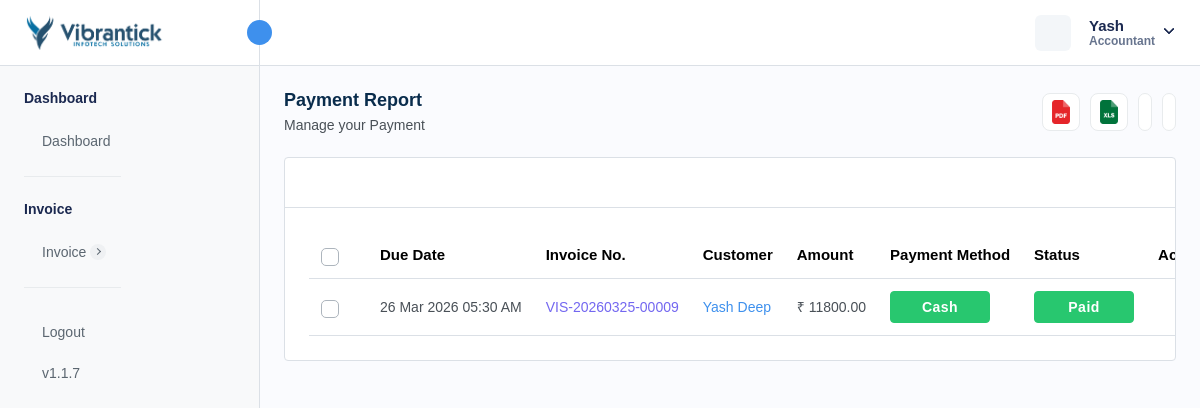
/manage-payments.php (signed in), run on the app's committed database.
### tables this page shows
CREATE TABLE `company_settings` (
  `company_id` int NOT NULL AUTO_INCREMENT,
  `company_name` varchar(255) DEFAULT NULL,
  `company_email` varchar(255) DEFAULT NULL,
  `company_phone` varchar(20) DEFAULT NULL,
  `company_website` varchar(255) DEFAULT NULL,
  `company_logo` varchar(255) DEFAULT NULL,
  `favicon` varchar(255) DEFAULT NULL,
  `address` text,
  `country` varchar(100) DEFAULT NULL,
  `state` varchar(100) DEFAULT NULL,
  `city` varchar(100) DEFAULT NULL,
  `postal_code` varchar(20) DEFAULT NULL,
  `created_at` timestamp NULL DEFAULT CURRENT_TIMESTAMP,
  `updated_at` timestamp NULL DEFAULT CURRENT_TIMESTAMP ON UPDATE CURRENT_TIMESTAMP,
  PRIMARY KEY (`company_id`)
);

CREATE TABLE `invoice` (
  `invoice_id` int NOT NULL AUTO_INCREMENT,
  `invoice_number` varchar(255) NOT NULL,
  `payment_method` enum('CREDIT_CARD','DEBIT_CARD','CASH','NET_BANKING','PAYPAL','OTHER') NOT NULL,
  `transaction_id` varchar(255) DEFAULT NULL,
  `status` enum('PAID','PENDING','CANCELLED','REFUNDED') NOT NULL,
  `amount` decimal(10,2) NOT NULL,
  `quantity` int NOT NULL,
  `discount` decimal(10,2) NOT NULL,
  `total_amount` decimal(10,2) NOT NULL,
  `due_date` varchar(255) DEFAULT NULL,
  `customer_id` int DEFAULT NULL,
  `service_id` json DEFAULT NULL,
  `description` longtext,
  `created_at` timestamp NULL DEFAULT CURRENT_TIMESTAMP,
  `updated_at` timestamp NULL DEFAULT CURRENT_TIMESTAMP ON UPDATE CURRENT_TIMESTAMP,
  `is_active` int NOT NULL DEFAULT '1',
  `reminder_enabled` int NOT NULL DEFAULT '0',
  `reminder_count` int NOT NULL DEFAULT '0',
  `created_by` int NOT NULL,
  `from_date` varchar(255) DEFAULT NULL,
  `to_date` varchar(255) DEFAULT NULL,
  `invoice_type` enum('FIXED','RECURSIVE') DEFAULT NULL,
  `invoice_title` varchar(255) DEFAULT NULL,
  `gst_status` enum('PAID','HOLD','CANCELLED') DEFAULT 'HOLD',
  `repeat_cycle` enum('DAILY','WEEKLY','MONTHLY','QUARTERLY','SEMIQUARTERLY','ANNUALLY','BIENNIALLY') DEFAULT NULL,
  `create_before` int DEFAULT NULL,
  PRIMARY KEY (`invoice_id`),
  UNIQUE KEY `invoice_number_UNIQUE` (`invoice_number`),
  UNIQUE KEY `transaction_id_UNIQUE` (`transaction_id`),
  KEY `fk_invoice_customer` (`customer_id`),
  CONSTRAINT `fk_invoice_customer` FOREIGN KEY (`customer_id`) REFERENCES `customer` (`customer_id`) ON DELETE CASCADE
);

CREATE TABLE `localization_settings` (
  `id` int NOT NULL AUTO_INCREMENT,
  `language` varchar(50) DEFAULT 'English',
  `timezone` varchar(100) DEFAULT 'UTC',
  `date_format` varchar(20) DEFAULT 'd M Y',
  `time_format` varchar(10) DEFAULT '12',
  `currency_id` int DEFAULT NULL,
  `created_at` datetime DEFAULT CURRENT_TIMESTAMP,
  `updated_at` datetime DEFAULT CURRENT_TIMESTAMP ON UPDATE CURRENT_TIMESTAMP,
  PRIMARY KEY (`id`)
);

CREATE TABLE `customer` (
  `customer_id` int NOT NULL AUTO_INCREMENT,
  `customer_name` varchar(255) NOT NULL,
  `customer_phone` varchar(15) DEFAULT NULL,
  `customer_email` varchar(255) DEFAULT NULL,
  `customer_address` text,
  `ship_name` varchar(255) DEFAULT NULL,
  `ship_phone` varchar(15) DEFAULT NULL,
  `ship_email` varchar(255) DEFAULT NULL,
  `ship_address` text,
  `isActive` int DEFAULT '1',
  `created_at` timestamp NULL DEFAULT CURRENT_TIMESTAMP,
  `updated_at` timestamp NULL DEFAULT NULL ON UPDATE CURRENT_TIMESTAMP,
  `customer_state` varchar(45) DEFAULT NULL,
  `customer_city` int DEFAULT NULL,
  `gst_number` varchar(45) DEFAULT NULL,
  `image` varchar(155) DEFAULT NULL,
  `pan_number` varchar(10) DEFAULT NULL,
  `tan_number` varchar(10) DEFAULT NULL,
  PRIMARY KEY (`customer_id`),
  UNIQUE KEY `customer_phone_UNIQUE` (`customer_phone`),
  UNIQUE KEY `customer_email_UNIQUE` (`customer_email`),
  UNIQUE KEY `gst_number_UNIQUE` (`gst_number`),
  UNIQUE KEY `pan_number_UNIQUE` (`pan_number`),
  UNIQUE KEY `tan_number_UNIQUE` (`tan_number`)
);

CREATE TABLE `currency` (
  `currency_id` int NOT NULL AUTO_INCREMENT,
  `currency_name` varchar(255) DEFAULT NULL,
  `currency_code` varchar(45) DEFAULT NULL,
  `currency_symbol` varchar(45) DEFAULT NULL,
  `currency_rate` decimal(10,2) DEFAULT NULL,
  `created_at` timestamp NULL DEFAULT CURRENT_TIMESTAMP,
  `updated_at` timestamp NULL DEFAULT NULL,
  `is_active` int DEFAULT '1',
  PRIMARY KEY (`currency_id`)
);

### utility/formatDateTime.php (called while the page is built, shortened)
<?php
function formatDateTime($dateTimeValue, $localizationSettings)
{
    try {
        $timezone = $localizationSettings['timezone'] ?? 'UTC';
        $dateFormat = $localizationSettings['date_format'] ?? 'd M Y';
        $format = $dateFormat;
        $date = new DateTime($dateTimeValue, new DateTimeZone('UTC'));
        $date->setTimezone(new DateTimeZone($timezone));
        return $date->format($format);
    } catch (Exception $e) {
        return $dateTimeValue;
    }
}

### manage-payments.php (the view, shortened to what this page needs)
<?php
require "./database/config.php";
require './utility/formatDateTime.php';
try {
    $stmtFetchInvoices = $db->prepare("SELECT * FROM invoice
    INNER JOIN customer
    ON customer.customer_id = invoice.customer_id
    WHERE invoice.is_active = 1
    ");
    if ($stmtFetchInvoices->execute()) {
        $invoices = $stmtFetchInvoices->get_result();
    } else {
        $_SESSION['error'] = 'Error for fetching customers';
    }
    $stmtFetchCompanySettings = $db->prepare("SELECT * FROM company_settings");
    $stmtFetchCompanySettings->execute();
    $companySettings = $stmtFetchCompanySettings->get_result()->fetch_array(MYSQLI_ASSOC);
    $stmtFetchLocalizationSettings = $db->prepare("SELECT * FROM localization_settings INNER JOIN currency ON localization_settings.currency_id = currency.currency_id WHERE currency.is_active = 1 ;");
    $stmtFetchLocalizationSettings->execute();
    $localizationSettings = $stmtFetchLocalizationSettings->get_result()->fetch_array(MYSQLI_ASSOC);
} catch (Exception $e) {
    $_SESSION['error'] = $e;
}
?>
<!DOCTYPE html>
<html lang="en">
<head>
    <link rel="stylesheet" href="assets/css/bootstrap.min.css" />
    <link rel="stylesheet" href="assets/css/bootstrap-datetimepicker.min.css" />
    <link rel="stylesheet" href="assets/plugins/daterangepicker/daterangepicker.css" />
    <link rel="stylesheet" href="assets/css/animate.css" />
    <link rel="stylesheet" href="assets/plugins/select2/css/select2.min.css" />
    <link rel="stylesheet" href="assets/css/dataTables.bootstrap5.min.css" />
    <link rel="stylesheet" href="assets/plugins/fontawesome/css/fontawesome.min.css" />
    <link rel="stylesheet" href="assets/plugins/fontawesome/css/all.min.css" />
    <link rel="stylesheet" href="assets/css/style.css" />
    <link rel="stylesheet" href="https://cdn.jsdelivr.net/npm/notyf@3/notyf.min.css" />
</head>
<body>
    <div class="main-wrapper">
        <div class="header">
            <?php require_once("header.php"); ?>
        </div>
        <div class="sidebar" id="sidebar">
            <?php require_once("sidebar.php"); ?>
        </div>
        <div class="page-wrapper">
            <div class="content">
                <div class="page-header justify-content-between">
                    <div class="page-title">
                        <h4>Payment Report</h4>
                        <h6>Manage your Payment</h6>
                    </div>
                    <ul class="table-top-head">
                        <li>
                            <a data-bs-toggle="tooltip" onclick="exportToPDF(`all_payments`)" data-bs-placement="top"
                                title="Pdf"><img src="assets/img/icons/pdf.svg" alt="img" /></a>
                        </li>
                        <li>
                            <a data-bs-toggle="tooltip" onclick="exportToExcel(`all_payments`)" data-bs-placement="top"
                                title="Excel"><img src="assets/img/icons/excel.svg" alt="img" /></a>
                        </li>
                        <li>
                            <a href="" data-bs-toggle="tooltip" data-bs-placement="top" title="Refresh"></a>
                        </li>
                        <li>
                            <a data-bs-toggle="tooltip" data-bs-placement="top" title="Collapse" id="collapse-header"></a>
                        </li>
                    </ul>
                </div>
                <div class="card table-list-card">
                    <div class="card-body">
                        <div class="table-top">
                            <div class="search-set">
                                <div class="search-input">
                                    <a href="" class="btn btn-searchset"></a>
                                </div>
                            </div>
                        </div>
                        <div class="table-responsive">
                            <table id="myTable" class="table datanew">
                                <thead>
                                    <tr>
                                        <th class="no-sort">
                                            <label class="checkboxs">
                                                <span class="checkmarks"></span>
                                            </label>
                                        </th>
                                        <th>Due Date</th>
                                        <th>Invoice No.</th>
                                        <th>Customer</th>
                                        <th>Amount</th>
                                        <th>Payment Method</th>
                                        <th>Status</th>
                                        <th class="no-sort text-center">Action</th>
                                    </tr>
                                </thead>
                                <tbody>
                                    <?php foreach ($invoices->fetch_all(MYSQLI_ASSOC) as $invoice) { ?>
                                        <tr>
                                            <td>
                                                <label class="checkboxs">
                                                    <span class="checkmarks"></span>
                                                </label>
                                            </td>
                                            <td><?php echo formatDateTime($invoice['due_date'], $localizationSettings); ?>
                                            </td>
                                            <td class="ref-number"><?php echo $invoice['invoice_number'] ?></td>
                                            <td>
                                                <div class="userimgname">
                                                    <div>
                                                        <a class="text-primary"
                                                            href="<?php echo getenv("BASE_URL") . "view-customer-report?id=" . base64_encode($invoice['customer_id']) ?>"><?php echo $invoice['customer_name'] ?></a>
                                                    </div>
                                                </div>
                                            </td>
                                            <td> <?php echo (isset($localizationSettings["currency_symbol"]) ? $localizationSettings["currency_symbol"] : "$") . " " . $invoice['total_amount'] ?>
                                            </td>
                                            <td class="payment-info">
                                                <?php if ($invoice['payment_method'] == 'CREDIT_CARD') { ?>
                                                    <span class="badge badge-lg bg-success">Credit Card</span>
                                                <?php } elseif ($invoice['payment_method'] == 'DEBIT_CARD') { ?>
                                                    <span class="badge badge-lg bg-success">Debit Card</span>
                                                <?php } elseif ($invoice['payment_method'] == 'CASH') { ?>
                                                    <span class="badge badge-lg bg-success">Cash</span>
                                                <?php } elseif ($invoice['payment_method'] == 'NET_BANKING') { ?>
                                                    <span class="badge badge-lg bg-primary">Net Banking</span>
                                                <?php } elseif ($invoice['payment_method'] == 'PAYPAL') { ?>
                                                    <span class="badge badge-lg bg-primary">Paypal</span>
                                                <?php } elseif ($invoice['payment_method'] == 'OTHER') { ?>
                                                    <span class="badge badge-lg bg-warning">Other</span>
                                                <?php } ?>
                                            </td>
                                            <td>
                                                <?php if ($invoice['status'] == 'PAID') { ?>
                                                    <span class="badge badge-lg bg-success">Paid</span>
                                                <?php } elseif ($invoice['status'] == 'CANCELLED') { ?>
                                                    <span class="badge badge-lg bg-danger">Cancelled</span>
                                                <?php } elseif ($invoice['status'] == 'PENDING') { ?>
                                                    <span class="badge badge-lg bg-warning">Pending</span>
                                                <?php } elseif ($invoice['status'] == 'REFUNDED') { ?>
                                                    <span class="badge badge-lg bg-primary">Refunded</span>
                                                <?php } ?>
                                            </td>
                                            <td class="text-center">
                                                <a class="action-set" href="javascript:void(0);" data-bs-toggle="dropdown"
                                                    aria-expanded="true">
                                                </a>
                                            </td>
                                        </tr>
                                    <?php } ?>
                                </tbody>
                            </table>
                        </div>
                    </div>
                </div>
            </div>
        </div>
    </div>
</body>
</html>

### header.php (shortened to what this page needs)
<div class="header">
    <div class="header-left active">
        <a href="<?= getenv("BASE_URL") . "dashboard" ?>" class="logo logo-normal">
            <img src="<?= isset($companySettings['company_logo']) ? $companySettings['company_logo'] : "assets/img/logo/vis-logo.png" ?>"
                alt="" />
        </a>
        <a id="toggle_btn" href="javascript:void(0);">
            <i data-feather="chevrons-left" class="feather-16"></i>
        </a>
    </div>
    <ul class="nav user-menu">
        <li class="nav-item nav-item-box">
            <a href="javascript:void(0);" id="btnFullscreen">
            </a>
        </li>
        <li class="nav-item dropdown has-arrow main-drop">
            <a href="javascript:void(0);" class="dropdown-toggle nav-link userset" data-bs-toggle="dropdown">
                <span class="user-info">
                    <span class="user-detail">
                        <span
                            class="user-name"><?php echo isset($_SESSION['admin_name']) ? $_SESSION['admin_name'] : "Vibrantick" ?></span>
                        <span
                            class="user-role"><?php echo isset($_SESSION['admin_role']) ? $_SESSION['admin_role'] : "Admin" ?></span>
                    </span>
                </span>
            </a>
        </li>
    </ul>
</div>

### data on the page
company_settings: company_logo (picture)
invoice: due_date.date_format "26 Mar 2026 05:30 AM", invoice_number "VIS-20260325-00009", customer.customer_name "Yash Deep", total_amount "11800.00", payment_method "Cash", status "Paid"
currency: currency_symbol "₹"

### other printed values
$_SESSION['admin_name'] "Yash"
$_SESSION['admin_role'] "Accountant"
